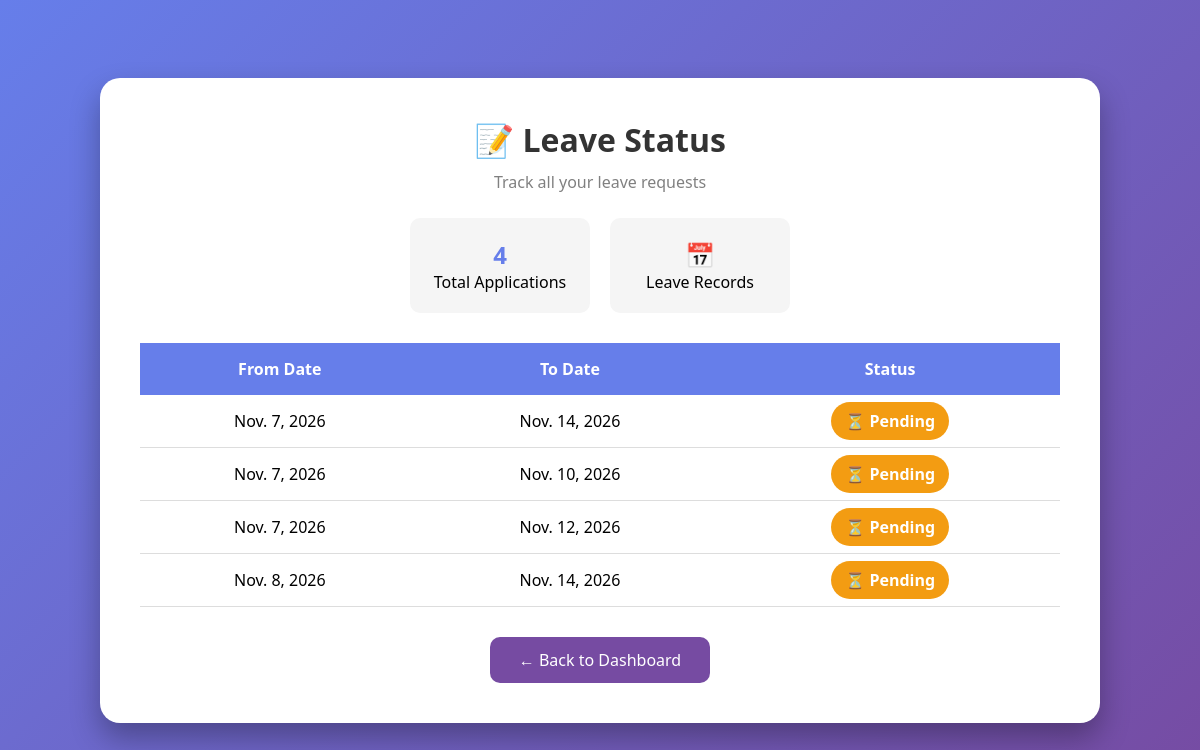
/leave-status/ (signed in), run on the app's committed database.
### employees/models.py (models this page shows, shortened)
class LeaveRequest(models.Model):
    employee = models.ForeignKey(
        Employee,
        on_delete=models.CASCADE
    )
    from_date = models.DateField()
    to_date = models.DateField()
    reason = models.TextField()
    status = models.CharField(
        max_length=20,
        default='Pending'
    )

### employees/views.py (the view)
def leave_status(request):
    employee = Employee.objects.get(
        id=request.session['employee_id']
    )
    leaves = LeaveRequest.objects.filter(
        employee=employee
    )
    return render(
        request,
        'leave_status.html',
        {'leaves': leaves}
    )

### employees/templates/leave_status.html (shortened to what this page needs)
<!DOCTYPE html>
<html lang="en">
<head>
</head>
<body>
<div class="container">
    <div class="header">
        <h1>📝 Leave Status</h1>
        <p>
            Track all your leave requests
        </p>
    </div>
    <div class="summary">
        <div class="box">
            <h2>{{ leaves|length }}</h2>
            <p>Total Applications</p>
        </div>
        <div class="box">
            <h2>📅</h2>
            <p>Leave Records</p>
        </div>
    </div>
    <table>
        <tr>
            <th>From Date</th>
            <th>To Date</th>
            <th>Status</th>
        </tr>
        {% for leave in leaves %}
        <tr>
            <td>{{ leave.from_date }}</td>
            <td>{{ leave.to_date }}</td>
            <td>
                {% if leave.status == "Approved" %}
                    <span class="approved">
                        ✅ Approved
                    </span>
                {% elif leave.status == "Rejected" %}
                    <span class="rejected">
                        ❌ Rejected
                    </span>
                {% else %}
                    <span class="pending">
                        ⏳ Pending
                    </span>
                {% endif %}
            </td>
        </tr>
        {% endfor %}
    </table>
    <a href="/dashboard/" class="back">
        ← Back to Dashboard
    </a>
</div>
</body>
</html>

### employees/templates/leave_status.html (style rules this page uses)
* { margin:0; padding:0; box-sizing:border-box; font-family:'Segoe UI',sans-serif; }
body { min-height:100vh; display:flex; justify-content:center; align-items:center; background:linear-gradient(135deg,#667eea,#764ba2); }
.container { width:90%; max-width:1000px; background:white; padding:40px; border-radius:20px; box-shadow:0 15px 30px rgba(0,0,0,0.3); }
.header { text-align:center; margin-bottom:25px; }
.header h1 { color:#333; margin-bottom:10px; }
.header p { color:gray; }
.summary { display:flex; justify-content:center; gap:20px; margin-bottom:30px; }
.box { background:#f5f5f5; padding:20px; border-radius:10px; min-width:180px; text-align:center; }
.box h2 { color:#667eea; }
table { width:100%; border-collapse:collapse; }
th { background:#667eea; color:white; padding:15px; }
td { text-align:center; padding:15px; border-bottom:1px solid #ddd; }
.pending { background:#f39c12; color:white; padding:8px 14px; border-radius:20px; font-weight:bold; }
.back { display:block; width:220px; margin:30px auto 0; text-align:center; text-decoration:none; background:#764ba2; color:white; padding:12px; border-radius:10px; }

### data on the page
LeaveRequest: from_date "Nov. 7, 2026", to_date "Nov. 14, 2026", status "⏳ Pending"
LeaveRequest: from_date "Nov. 7, 2026", to_date "Nov. 10, 2026", status "⏳ Pending"
LeaveRequest: from_date "Nov. 7, 2026", to_date "Nov. 12, 2026", status "⏳ Pending"
LeaveRequest: from_date "Nov. 8, 2026", to_date "Nov. 14, 2026", status "⏳ Pending"

### other printed values
{{ leaves|length }} "4"
